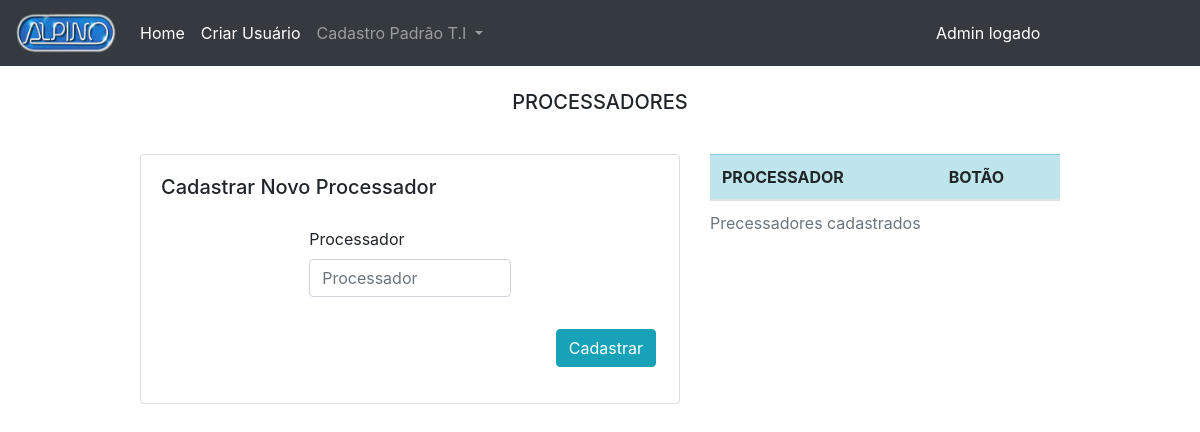
Before: /public/pags/admin/registerStandard/registerProcessador.php with the older database file.
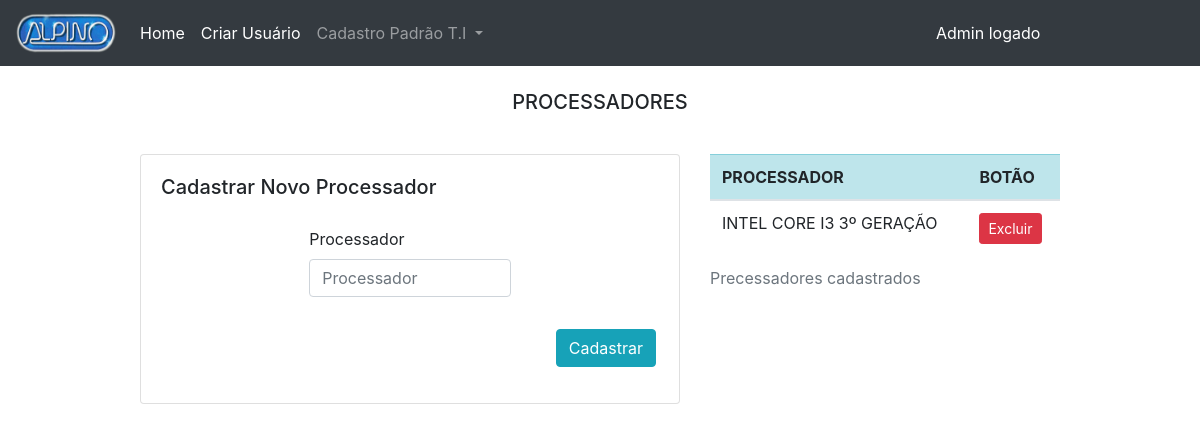
After: the same page with the newer database file.
### tables this page shows
CREATE TABLE `processador` (
  `id` int(10) UNSIGNED NOT NULL,
  `processador` varchar(45) NOT NULL
);

### public/pags/admin/registerStandard/registerProcessador.php (the view, shortened to what this page needs)
<?php
    include_once("../../../../src/config/conexaodb.php");
    $coleta = mysqli_query($conn, "SELECT * FROM processador order by processador asc");
?>
<html lang="pt-br">
<head>
    <link rel="stylesheet" href="../../../../node_modules/bootstrap/dist/css/bootstrap.css">
</head>
<body>
    <?php
        include_once '../include/nav_register.php';
    ?>
    <div class="container">
        <div class="row">
            <div class="col">
                <div class="py-3 text-center">
                    <h5 class="display-5 m-2">PROCESSADORES</h5>
                </div>
            </div>
        </div>
        <div class="row justify-content-center">
            <div class="col-md-6">
                <div class="py-3">
                    <div class="card">
                        <div class="card-body">
                            <h5 class="card-title">Cadastrar Novo Processador</h5>
                            <div class="row">
                                <div class="col">
                                    <form action="../../../../src/db/processador/insert.php" method="POST">
                                        <div class="form-row justify-content-center">
                                            <div class="form-group col-md-5">
                                                <label for="inputProcessador" class="pt-3">Processador</label>
                                                <input type="text" name="inputProcessador" class="form-control" placeholder="Processador">
                                            </div>
                                        </div>
                                        <div class="pt-3">
                                            <div class="form-row justify-content-end">
                                                <button type="submit" class="btn btn-info mr-2">Cadastrar</button>
                                            </div>
                                        </div>
                                    </form>
                                </div>
                            </div>
                        </div>
                    </div>
                </div>
            </div>
            <div class="col-md-4">
                <div class="py-3">
                    <table class="table">
                        <caption>Precessadores cadastrados</caption>
                        <thead>
                            <tr class="table-info">
                                <th scope="col">PROCESSADOR</th>
                                <th scope="col">BOTÃO</th>
                            </tr>
                        </thead>
                        <tbody>
                            <?php while($linha = mysqli_fetch_assoc($coleta)) { ?>
                            <tr>
                                <td>
                                    <?php echo $linha['processador']; ?>
                                </td>
                                <td>
                                    <a href="../../../../src/db/processador/delete.php?id=<?php echo $linha['id']; ?>">
                                        <button type="button" class="btn btn-danger btn-sm">Excluir</button>
                                    </a>
                                </td>
                            </tr>
                            <?php } ?>
                        </tbody>
                    </table>
                </div>
            </div>
        </div>
    </div>
</body>
</html>

Changed rows visible on the page:
added processador: processador "INTEL CORE I3 3º GERAÇÃO"
